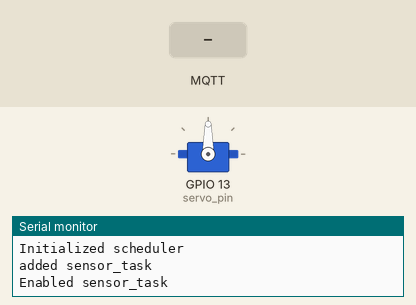
This program was run on a simulated ESP32. Parts: servo, the last lines printed to the serial monitor. The test bench sets the inputs (shaded band). No MQTT or app messages arrive unless stated.

Above: at 2.3 s.
2.4 s: MQTT message "5" arrives on the first subscribed topic
At 3.23 s:
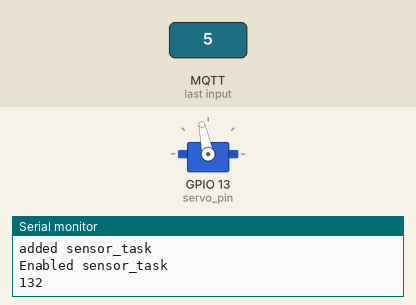
5.4 s: MQTT message "200" arrives on the first subscribed topic
8.4 s: MQTT message "1" arrives on the first subscribed topic
At 11.0 s:
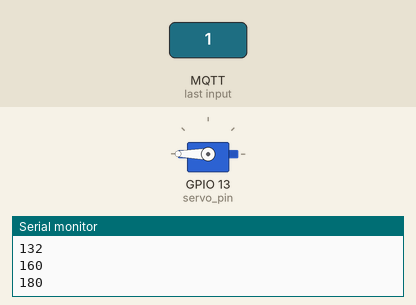
11.4 s: MQTT message "90" arrives on the first subscribed topic
At 12.23 s:
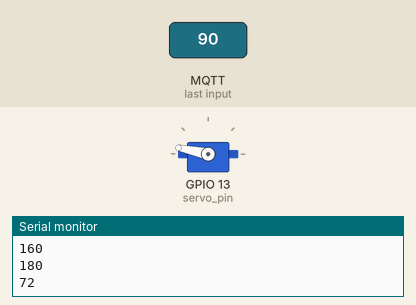
14.4 s: MQTT message "5" arrives on the second subscribed topic
16.2 s: MQTT message "0" arrives on the first subscribed topic
At 17.3 s:
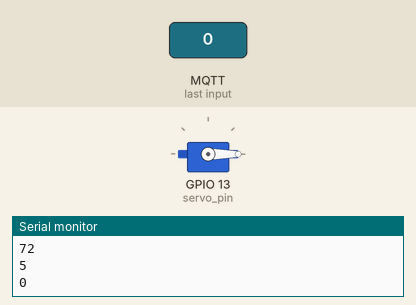
Timing chart, 0 to 19.0 s (numbered marks = the images above; inputs shaded):
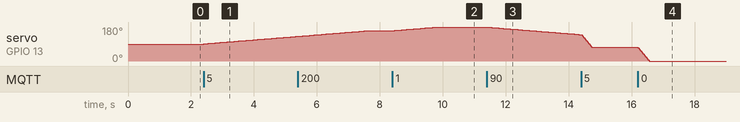

The program:

main.cpp
```cpp
/**
 *  TaskScheduler Test
 *
 *  Initially only tasks 1 and 2 are enabled
 *  Task1 runs every 2 seconds 10 times and then stops
 *  Task2 runs every 3 seconds indefinitely
 *  Task1 enables Task3 at its first run
 *  Task3 run every 5 seconds
 *  Task1 disables Task3 on its last iteration and changed Task2 to run every 1/2 seconds
 *  At the end Task2 is the only task running every 1/2 seconds
 */


#include <EspMQTTClient.h>
#include <ESP32Servo.h>
#include <TaskScheduler.h>
#include <HCSR04.h>

#define client_name "3"
#define status_path "/mirror/3/status"
#define position_path "/mirror/3/position"
#define distance_path "/mirror/3/distance"
#define pos_path "/mirror/3/pos"
#define step_delay_path "/mirror/3/step_delay"
#define servo_pin 13
#define max_distane_cm 200
#define activate_sensor_task false

#define _TASK_SLEEP_ON_IDLE_RUN
#define _TASK_TIMECRITICAL


UltraSonicDistanceSensor distanceSensor(12, 14, 200);  // Initialize sensor that uses digital pins 12 trigger and 14 echo pin.


// Callback methods prototypes
void sensorPublish();
void handleMqtt();

void changeMotorPosition();
// void t2Callback();
// void t3Callback();

//Tasks
// Task t4();
Task sensor_task(100, TASK_FOREVER, &sensorPublish);
Task mqtt_task(20, TASK_FOREVER, &handleMqtt);
Task motor_task(75, TASK_FOREVER, &changeMotorPosition);
// Task t3(5000, TASK_FOREVER, &t3Callback);

Scheduler runner;

Servo motor;

EspMQTTClient client(
  "moloch",
  "supersecurewifipassword",
  "192.168.1.1",  // MQTT Broker server ip
  "",   // Can be omitted if not needed
  "",   // Can be omitted if not needed
  client_name,     // Client name that uniquely identify your device
  1883              // The MQTT port, default to 1883. this line can be omitted
);

uint8_t currentPosition = 90;
uint8_t newPosition = 90;

void send_position() {
  float pos = currentPosition / 180.0;
  client.publish(pos_path, String(pos)); // You can activate the retain flag by setting the third parameter to true
}

void changeMotorPosition() {
  if (currentPosition != newPosition) {
    if (newPosition > currentPosition) {
      currentPosition = currentPosition + 1;
    } else if (newPosition < currentPosition) {
      currentPosition = currentPosition - 1;
    }
    motor.write(currentPosition);
    send_position();
  } else {
    motor_task.disable();
  }
}


void setup_servo() {
  ESP32PWM::allocateTimer(0);
	ESP32PWM::allocateTimer(1);
	ESP32PWM::allocateTimer(2);
	// ESP32PWM::allocateTimer(3);
  motor.setPeriodHertz(50);// Standard 50hz servo
  motor.attach(servo_pin, 750, 2000);
}


void sensorPublish() {
    float distance = distanceSensor.measureDistanceCm();
    // double distance_ratio;

    // if (distance >= 0) {
    //   distance_ratio = (1.0 - (distance * 10) / (max_distane_cm * 10));
    // } else {
    //   distance_ratio = 0;
    // }

    client.publish(distance_path, String(distance,0)); // You can activate the retain flag by setting the third parameter to true
}

void setup () {
  Serial.begin(115200);
  Serial.println("Scheduler TEST");

  // Optional functionalities of EspMQTTClient
  client.enableDebuggingMessages(); // Enable debugging messages sent to serial output
  client.enableHTTPWebUpdater(); // Enable the web updater. User and password default to values of MQTTUsername and MQTTPassword. These can be overridded with enableHTTPWebUpdater("user", "password").
  client.enableOTA(); // Enable OTA (Over The Air) updates. Password defaults to MQTTPassword. Port is the default OTA port. Can be overridden with enableOTA("password", port).
  client.enableLastWillMessage(status_path, "shutting_down");  // You can activate the retain flag by setting the third parameter to true
  setup_servo();

  runner.init();
  Serial.println("Initialized scheduler");

  runner.addTask(mqtt_task);

  if (activate_sensor_task) {
    runner.addTask(sensor_task);
  }
  runner.addTask(motor_task);

  Serial.println("added sensor_task");

//   runner.addTask(t2);
//   Serial.println("added t2");

//   delay(5000);

  mqtt_task.enable();
  Serial.println("Enabled sensor_task");
//   t2.enable();
//   Serial.println("Enabled t2");
}


// This function is called once everything is connected (Wifi and MQTT)
// WARNING : YOU MUST IMPLEMENT IT IF YOU USE EspMQTTClient
void onConnectionEstablished()
{
  // Subscribe to position_path and display received message to Serial
  client.subscribe(position_path, [](const String & payload) {
    newPosition = abs(round(payload.toFloat() * 180));
    if (newPosition != currentPosition) {
      motor_task.enable();
    }
    Serial.println(newPosition);
  });

  client.subscribe(step_delay_path, [](const String & payload) {
    int changeDelay = atoi(payload.c_str());
    motor_task.setInterval( changeDelay );
    Serial.println(changeDelay);
  });


  sensor_task.enable();
  // motor_task.enable();
//   client.subscribe(position_path, [](const String & payload) {
//     long position = atoi(payload.c_str());
//     newPosition = position;
//     Serial.println(position);
//   });


  // Publish a message to "mytopic/test"
  client.publish(status_path, "connected"); // You can activate the retain flag by setting the third parameter to true
  send_position();
}


void handleMqtt() {
  client.loop();
}

void loop () {
  runner.execute();
}
```

Measured:
- after the input at 2.4 s, servo on GPIO 13 (servo_pin): moves from 90° to 130° over 2.9 s, starting at once
- after the input at 8.4 s, servo on GPIO 13 (servo_pin): moves from 160° to 180° over 1.4 s, starting at once
- after the input at 11.4 s, servo on GPIO 13 (servo_pin): moves from 180° to 140° over 2.9 s, starting at once
- after the input at 16.2 s, servo on GPIO 13 (servo_pin): moves from 72° to 0° over 0.35 s, starting at once
